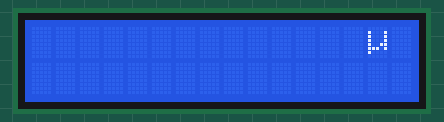
This sketch was run on a simulated Arduino Uno, built with avr-gcc and run on an emulated ATmega328P. On the bench: 16×2 character LCD.

Above: at 0.1 s.
At 4.6 s:
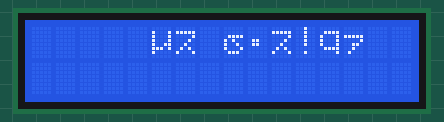
At 9.7 s:
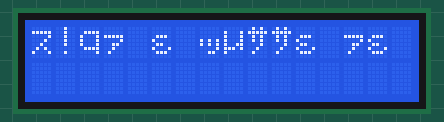
At 19.7 s:
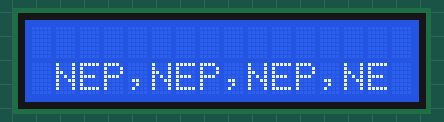
At 29.2 s:
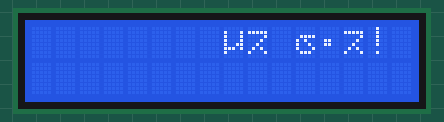
At 39.3 s:
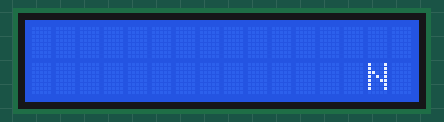

Measured:
- what the display in image 1 shows lasts 0.5 s, from 4.6 s to 5.1 s

The sketch:

lcd.ino
```cpp
#include <Wire.h>
#include <LiquidCrystal_I2C.h>;

char array1[] = "你好!私は任です                  ";
char array2[] = "NEP,NEP,NEP,NEP,NEP!      ";
int tim = 500;

LiquidCrystal_I2C lcd(0x27, 16, 2); //addr 0 x27 char 16 line 2
void setup() {
  lcd.init();
  lcd.backlight();
}

void loop() {
  lcd.setCursor(15, 0); //col 15 line 0
  for (int positionCounter1 = 0; positionCounter1 < 26 ; positionCounter1++) {
    lcd.scrollDisplayLeft();
    lcd.print(array1[positionCounter1]);
    delay(tim);
  }

  lcd.clear();
  lcd.setCursor(15, 1);

  for ( int positionCounter = 0; positionCounter < 26; positionCounter++) {
    lcd.scrollDisplayLeft();
    lcd.print(array2[positionCounter]);
    delay(tim);
  }
  lcd.clear();
}
```
